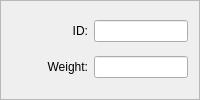
       <widget class="QFrame" name="frame_id">
        <property name="sizePolicy">
         <sizepolicy hsizetype="Preferred" vsizetype="Preferred">
          <horstretch>0</horstretch>
          <verstretch>0</verstretch>
         </sizepolicy>
        </property>
        <property name="cursor">
         <cursorShape>ForbiddenCursor</cursorShape>
        </property>
        <property name="frameShape">
         <enum>QFrame::StyledPanel</enum>
        </property>
        <property name="frameShadow">
         <enum>QFrame::Plain</enum>
        </property>
        <layout class="QGridLayout" name="gridLayout_id" columnstretch="4,5" columnminimumwidth="0,0">
         <item row="0" column="0">
          <widget class="QLabel" name="label_roomID">
           <property name="text">
            <string>ID:</string>
           </property>
           <property name="alignment">
            <set>Qt::AlignRight|Qt::AlignTrailing|Qt::AlignVCenter</set>
           </property>
          </widget>
         </item>
         <item row="0" column="1">
          <widget class="QLineEdit" name="roomID">
           <property name="cursor">
            <cursorShape>ForbiddenCursor</cursorShape>
           </property>
           <property name="acceptDrops">
            <bool>false</bool>
           </property>
           <property name="toolTip">
            <string>This is the Room ID Number for this room - it cannot be changed here!</string>
           </property>
           <property name="readOnly">
            <bool>true</bool>
           </property>
          </widget>
         </item>
         <item row="1" column="0">
          <widget class="QLabel" name="label_roomWeight">
           <property name="text">
            <string>Weight:</string>
           </property>
           <property name="alignment">
            <set>Qt::AlignRight|Qt::AlignTrailing|Qt::AlignVCenter</set>
           </property>
          </widget>
         </item>
         <item row="1" column="1">
          <widget class="QLineEdit" name="roomWeight">
           <property name="cursor">
            <cursorShape>ForbiddenCursor</cursorShape>
           </property>
           <property name="acceptDrops">
            <bool>false</bool>
           </property>
           <property name="toolTip">
            <string>This is the default weight for this room, which will be used for any exit which does not have its own value set - it cannot be changed here.</string>
           </property>
           <property name="readOnly">
            <bool>true</bool>
           </property>
          </widget>
         </item>
        </layout>
       </widget>
